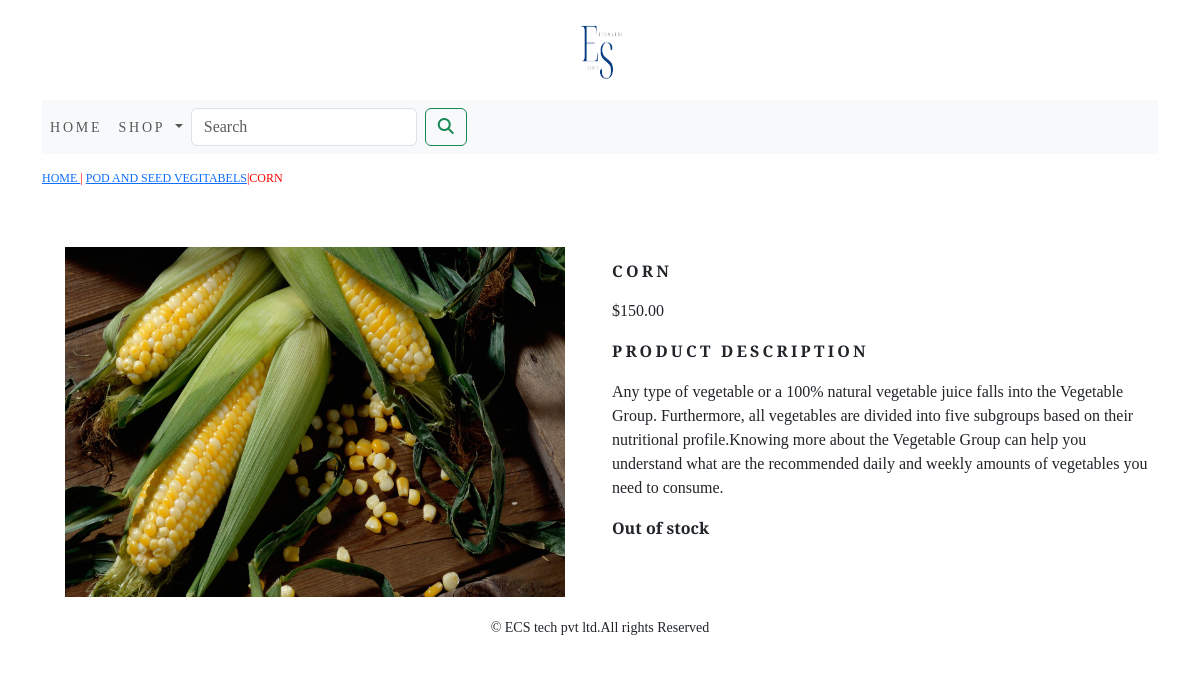
The page /ecommers/pod-and-seed-vegitabels/corn/ (signed in) on the database its author committed.
### ecommers_app/models.py (models this page shows, shortened)
class Product(models.Model):
    name = models.CharField(max_length=300, unique=True)
    slug=models.SlugField(max_length=250,unique=True)
    description=models.TextField(blank=True)
    price=models.DecimalField(max_digits=10,decimal_places=2)
    category=models.ForeignKey(Category,on_delete=models.CASCADE) #cascade using the previous values delete and new add
    image= models.ImageField(upload_to='product', blank=True)
    stock=models.IntegerField()
    available=models.BooleanField(default=True)
    created=models.DateField(auto_now_add=True)
    updated=models.DateField(auto_now=True)
    class Metta:
        ordering=('name',)
        verbose_name='product'
        verbose_name_plural='products'

class Category(models.Model):
    name=models.CharField(max_length=300,unique=True)  #unique using the name consider only unque value
    slug=models.SlugField(max_length=250,unique=True)
    description=models.TextField(blank=True)
    image=models.ImageField(upload_to='category',blank=True)
    class Metta:
        ordering=('name',)
        verbose_name='category'
        verbose_name_plural='categories'
    def get_url(self):
        return reverse('ecommers_app:product_by_category',args=[self.slug])
    def __str__(self):
        return '{}'.format(self.name)

### ecommers_app/views.py (the view)
# urls.py: path('<slug:c_slug>/<slug:product_slug>/', views.proDetail, name='prodCatdetail'),
def proDetail(request,c_slug,product_slug):
    try:
        product=Product.objects.get(category__slug=c_slug,slug=product_slug)
    except Exception as e:
        raise e
    return render(request,'product.html',{'kproduct':product})

### cart_app/context_processors.py (called while the page is built)
def counter(request):
    item_count=0
    if 'admin' in request.path:
        return {}
    else:
        try:
            cart=Cart.objects.filter(cart_id=_cart_id(request))
            cart_items=CartItem.objects.all().filter(cart=cart[:1])
            for cart_item in cart_items:
                item_count += cart_item.quantity
        except Cart.DoesNotExist:
            item_count = 0
    return dict(item_count=item_count)

### cart_app/views.py (called while the page is built)
def _cart_id(request):
    cart=request.session.session_key
    if not cart:
        cart=request.session.session.create()
    return cart

### ecommers_app/context_processors.py (called while the page is built)
def menu_links(request):
    links=Category.objects.all()
    return dict(links=links)

### templates/product.html (shortened to what this page needs)
{% extends 'base.html' %}
{% load static %}
{% block content %}
<div class="row my_prod_row_class">
    <div class="mx_auto">
        <p><a href="{% url 'ecommers_app:allProdCat' %}"> HOME </a> | <a href="{{kproduct.category.get_url}}">{{kproduct.category}}</a>|{{kproduct.name}}</p>
    </div>
</div>
<div  class="containetr">
<br>
<div class="row">
    <div class="col-12 col-sm-12 col-md-12 col-lg-6 text-center">
        <div style="min-width:18rem">
            <img src="{{kproduct.image.url}}" alt="{{kproduct.name}}" width="500px" height="350px">
        </div>
    </div>
        <div class="col-12 col-sm-12 col-md-12 col-lg-6">
            <div>
                <h1 class="my_prod_title"><b>{{kproduct.name}}</b></h1>
            <p>${{kproduct.price}}</p>
                <p class="my_title"><b>Product Description</b></p>
            <p class="text-justify my_rod_text">{{kproduct.description}}</p>
            {% if kproduct.stock <= 0 %}
            <p class="text-justify my_prod_text"><b>Out of stock</b></p>
            {% else %}
            <a class="btn btn-secondary" href="{% url 'cart_app:add_cart' kproduct.id %}">Add to Cart</a>
            {% endif %}
        </div>
    </div>
</div>
    </div>
{% endblock %}

### static/css/custom.css (style rules this page uses)
body { font-family: 'Hedvig Letters Serif', serif; }
.my_title { font-size:16px; text-transform:uppercase; letter-spacing:.2em; }
.my_prod_row_class { padding-top:15px; padding-bottom:20px }
.my_prod_row_class .mx_auto { color:red; font-size:12px; text-decoration:none; }
.my_prod_title { font-size:16px; text-transform:uppercase; letter-spacing:.2em; padding-top:15px; padding-bottom:10px; }
.my_prod_text { padding-right:20px; }

### rows shown on the page
Product: category "POD AND SEED VEGITABELS", name "CORN", image (picture), price "150.00", description "Any type of vegetable or a 100% natural vegetable juice falls into the Vegetable Group. Furthermore, all vegetables are divided into five subgroups based on their nutritional profile.Knowing more about the Vegetable Group can help you understand what are the recommended daily and weekly amounts of vegetables you need to consume."
